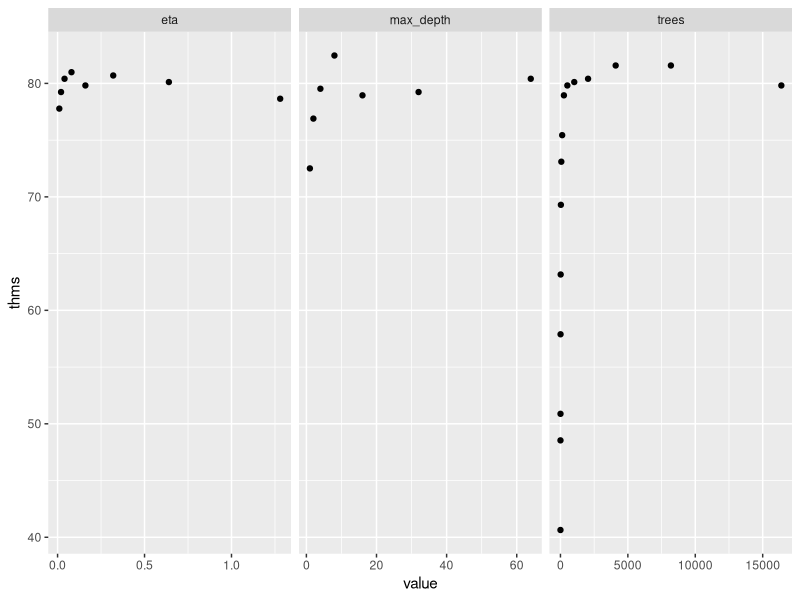
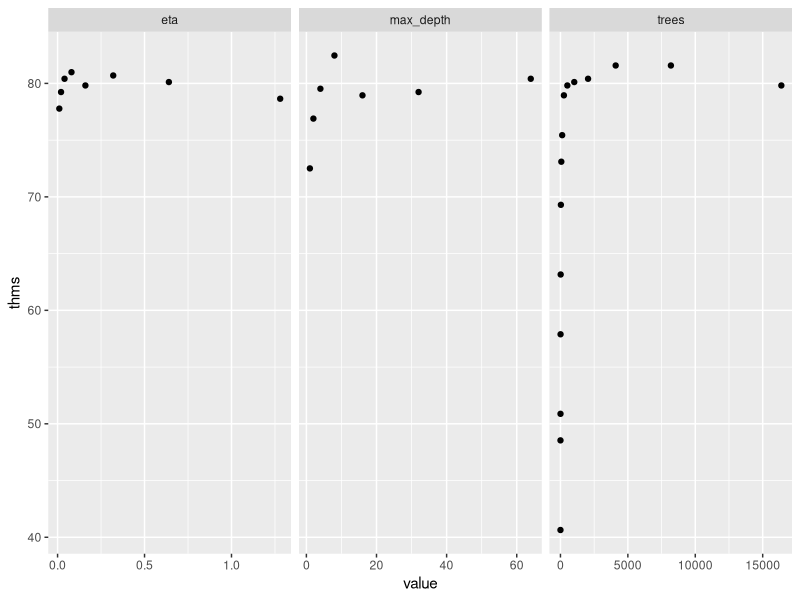

These charts were generated, in order, by the following R code:
library(ggplot2)
library(reshape)

trees<-read.csv('logs/trees_mptp2078_new.csv')
eta<-read.csv('logs/eta_mptp2078_new.csv')
max_depth<-read.csv('logs/max_depth_mptp2078_new.csv')

trees$param<-rep('trees', nrow(trees))
eta$param<-rep('eta', nrow(eta))
max_depth$param<-rep('max_depth', nrow(max_depth))

cn<-c('value','thms','param')
colnames(trees)<-cn
colnames(eta)<-cn
colnames(max_depth)<-cn

data<-rbind(trees,eta,max_depth)
print(data)

gg<-ggplot(data, aes(x=value, y=thms)) + geom_point()
#	geom_smooth() +
#	theme(axis.text.x=element_text(angle=40,hjust=1,vjust=1)) +
#	scale_x_log10(breaks=max_depth$`Max depth of tree`)
gg + facet_grid(. ~ param, scales="free_x")
ggsave('grid.png', device='png', height=4, width=9)
